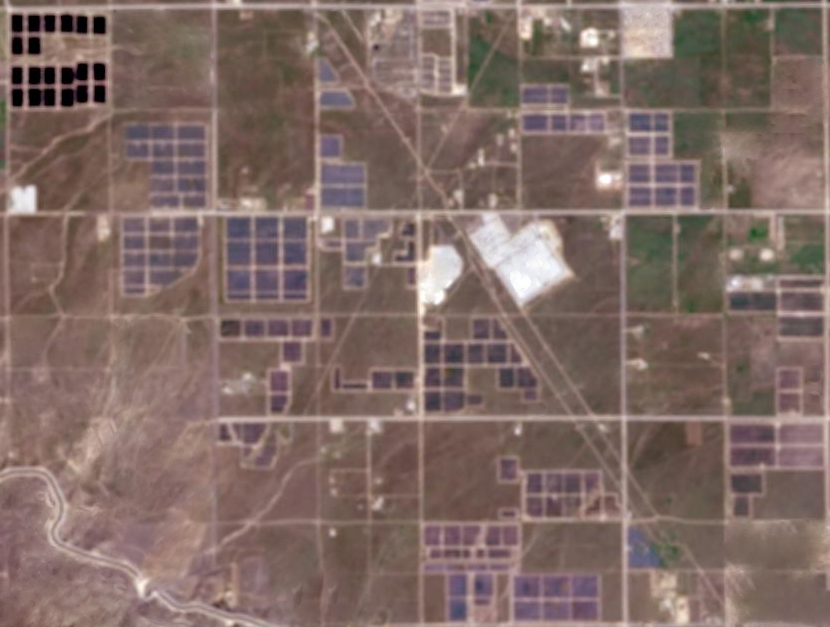
#> input picture Lab6/src/example1.png, 830 x 627 px
$ python -i utils.py   (imports and definitions only)
#> lines starting #> are read from the running program, lines starting #| are printed output that depends on the picture; after the words box and inside, x2 and y2 are one past the last pixel; in counts of white or black regions, pixels touching at a corner belong together
#> further down, picture is the input picture: shape (627, 830, 3); mean B, G, R 101.7, 107.6, 128.5
from abc import ABC, abstractmethod

import cv2 as cv
import numpy as np


def haris_corner_detector(img, dilate=True):
#> called with dilate = True
    gray = np.float32(cv.cvtColor(img, cv.COLOR_BGR2GRAY))
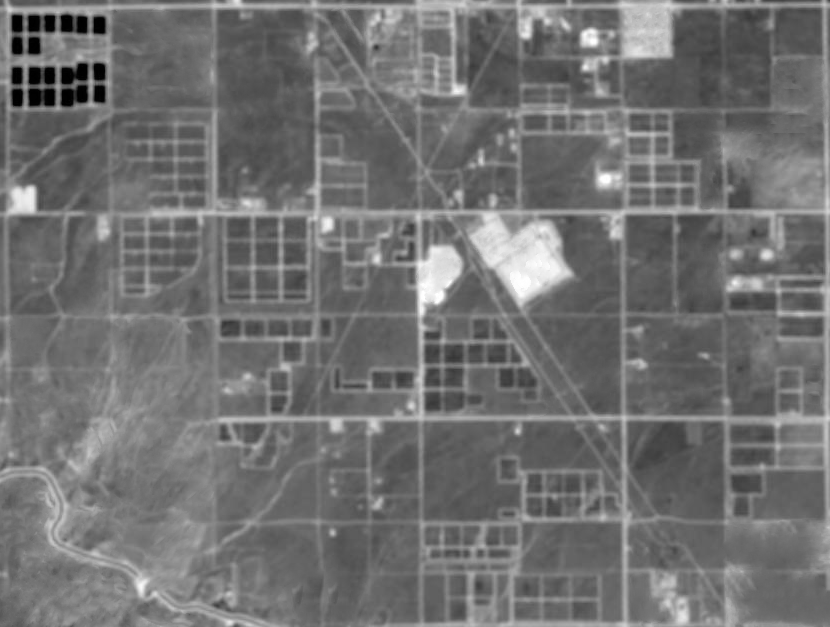
#> gray: shape (627, 830) float32; min 0, max 255, mean 113.2
    mask = cv.cornerHarris(gray, 2, 3, 0.04)
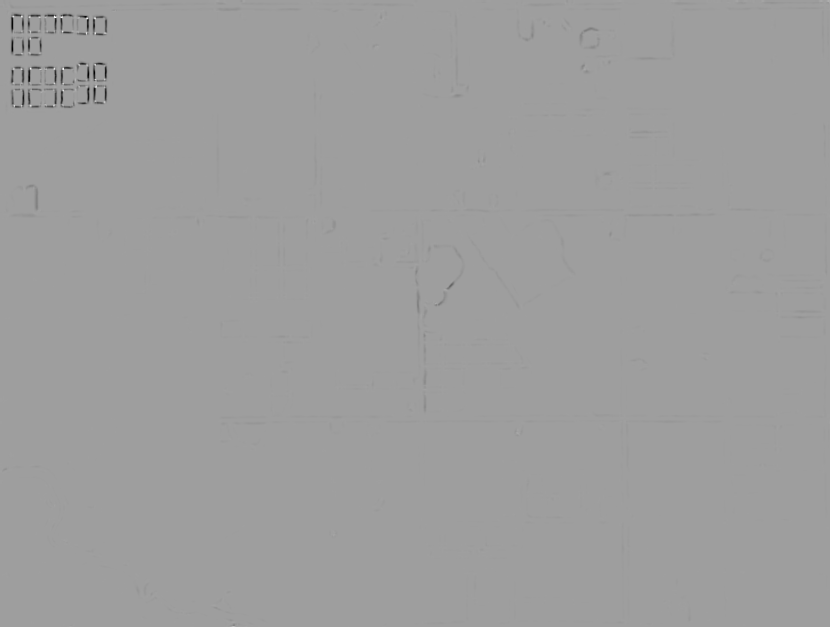
#> mask: shape (627, 830) float32; min -2676683.5, max 1621201.9, mean -6826.8; drawn with min black and max white
    if dilate:
        mask = cv.dilate(mask, None)
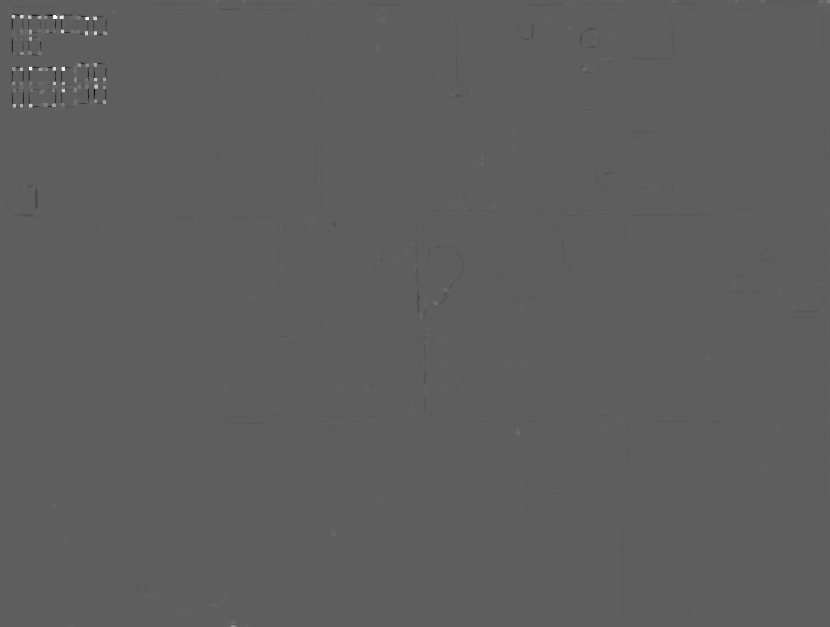
#> mask: shape (627, 830) float32; min -951033.2, max 1621201.9, mean 688.8; drawn with min black and max white
    final = img.copy()
    final[mask > 0.01 * mask.max()] = (0, 0, 255)
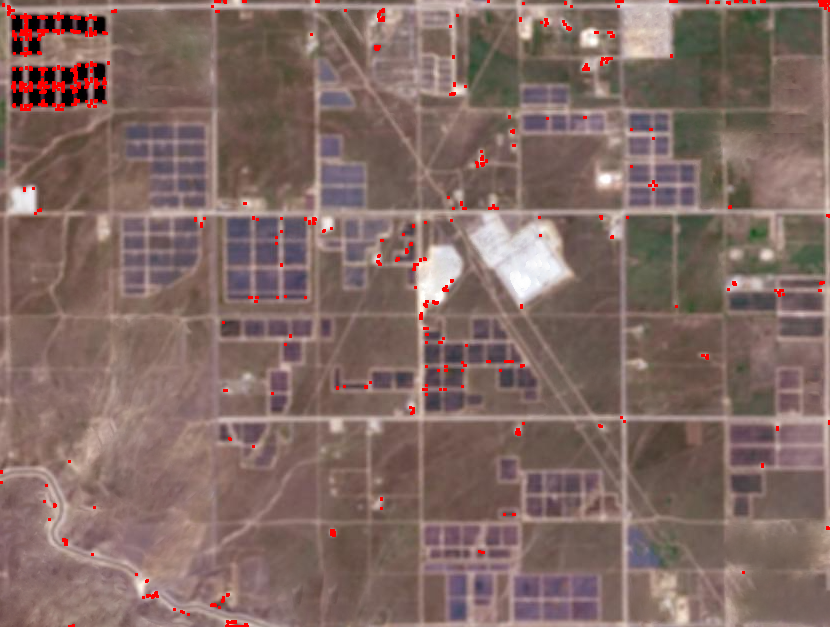
#> final: shape (627, 830, 3); 1.07% of pixels changed, all inside (x1, y1, x2, y2) = (0, 0, 830, 627)
    return final, mask


# [15 lines left out: functions sift_detector, select_roi, not called in this run]


class Tracker(ABC):
    @abstractmethod
    def init(self, frame, roi):
        ...

    @abstractmethod
    def update(self, frame):
        ...


class MeanShiftTracker(Tracker):
    bbox = None
    roi_hist = None

    # [13 lines left out: functions init, update, not called in this run]


class CamShiftTracker(Tracker):
    bbox = None
    roi_hist = None

    # [13 lines left out: functions init, update, not called in this run]

>>> import cv2
>>> picture = cv2.imread('example1.png')
>>> result = haris_corner_detector(picture)

$ run again, on Lab6/src/example2.png
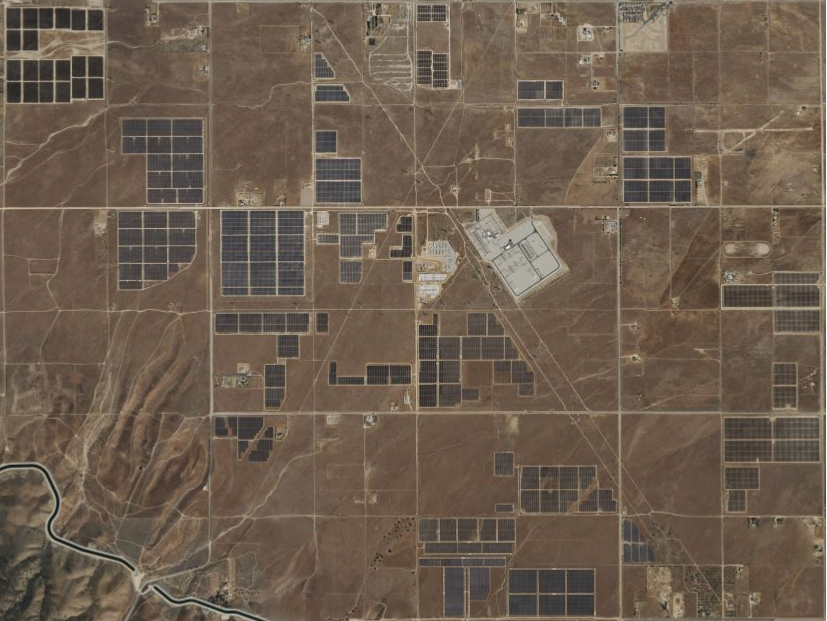
#> input picture Lab6/src/example2.png, 827 x 621 px
#> picture is the input picture: shape (621, 827, 3); mean B, G, R 78.8, 93.4, 109.1
#> in haris_corner_detector, `mask = cv.cornerHarris(gray, 2, 3, 0.04)`:
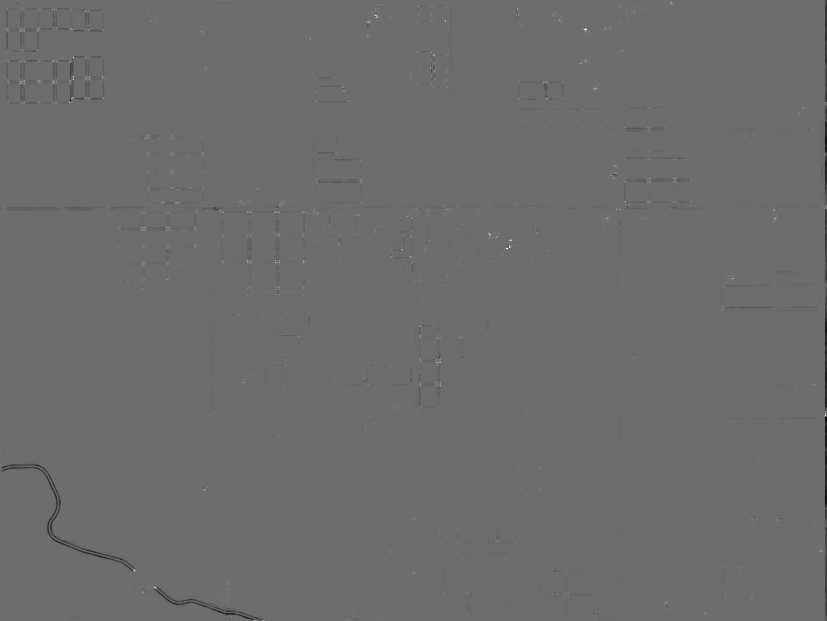
#> mask: shape (621, 827) float32; min -9347518, max 12384286, mean -29997.1; drawn with min black and max white
#> in haris_corner_detector, `final[mask > 0.01 * mask.max()] = (0, 0, 255)`:
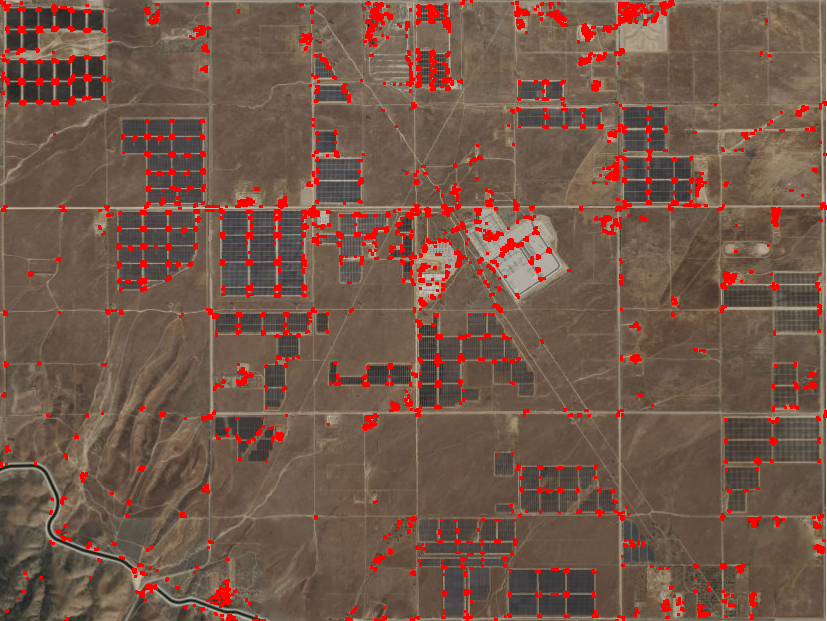
#> final: shape (621, 827, 3); 5.46% of pixels changed, all inside (x1, y1, x2, y2) = (0, 0, 827, 621)

$ run again, on Lab6/src/example3.png
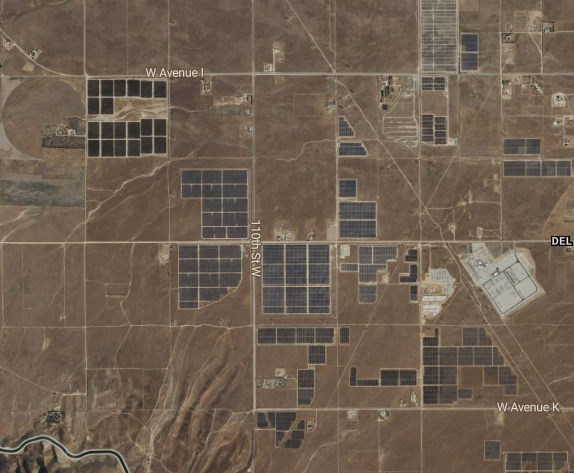
#> input picture Lab6/src/example3.png, 574 x 473 px
#> picture is the input picture: shape (473, 574, 3); mean B, G, R 81.1, 95.4, 110.9
#> in haris_corner_detector, `mask = cv.dilate(mask, None)`:
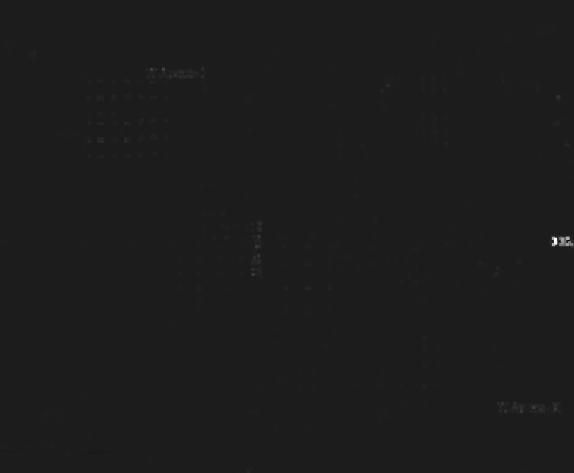
#> mask: shape (473, 574) float32; min -20974442, max 164400544, mean 129607.6; drawn with min black and max white
#> in haris_corner_detector, `final[mask > 0.01 * mask.max()] = (0, 0, 255)`:
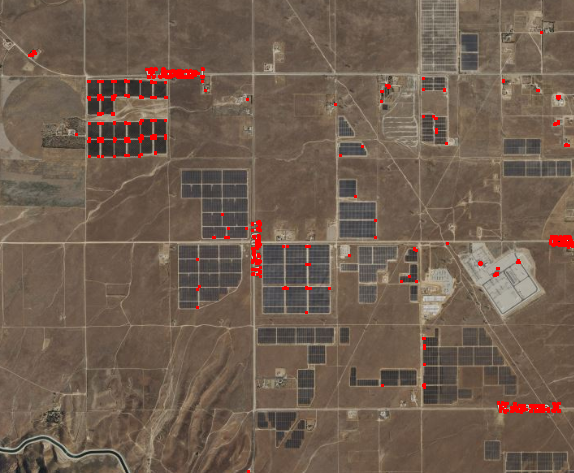
#> final: shape (473, 574, 3); 1.17% of pixels changed, all inside (x1, y1, x2, y2) = (28, 31, 574, 473)

$ run again, on Lab6/src/example4.png
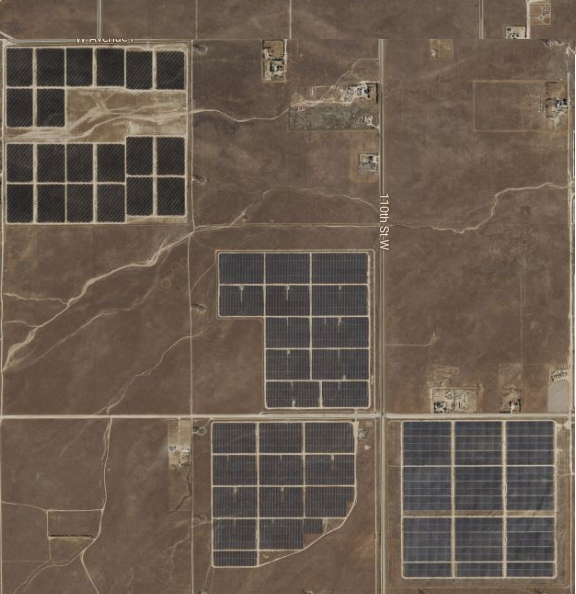
#> input picture Lab6/src/example4.png, 576 x 594 px
#> picture is the input picture: shape (594, 576, 3); mean B, G, R 79, 91.5, 106
#> in haris_corner_detector, `mask = cv.cornerHarris(gray, 2, 3, 0.04)`:
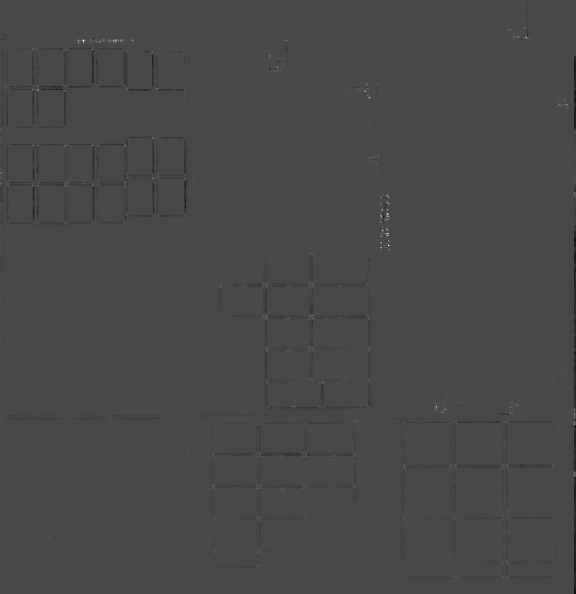
#> mask: shape (594, 576) float32; min -9777516, max 24492926, mean -53192.5; drawn with min black and max white
#> in haris_corner_detector, `final[mask > 0.01 * mask.max()] = (0, 0, 255)`:
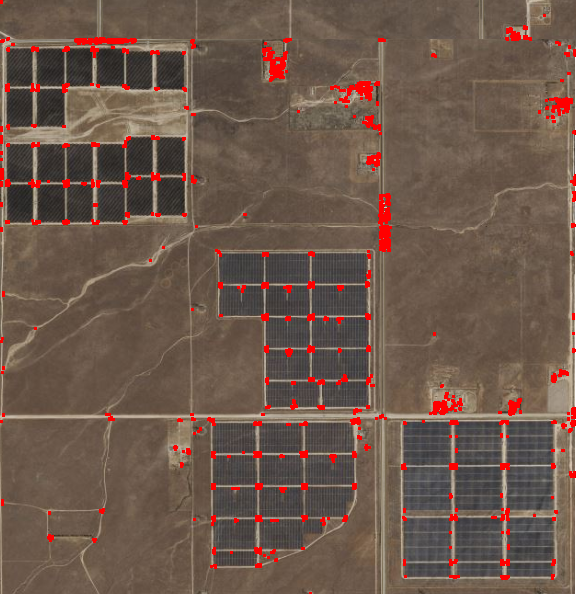
#> final: shape (594, 576, 3); 2.98% of pixels changed, all inside (x1, y1, x2, y2) = (0, 0, 576, 594)
